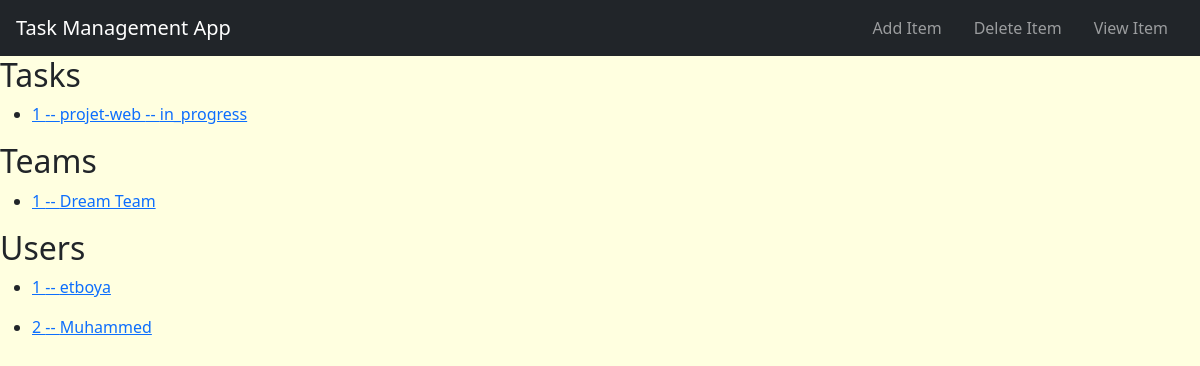
Before: / with the older database file.
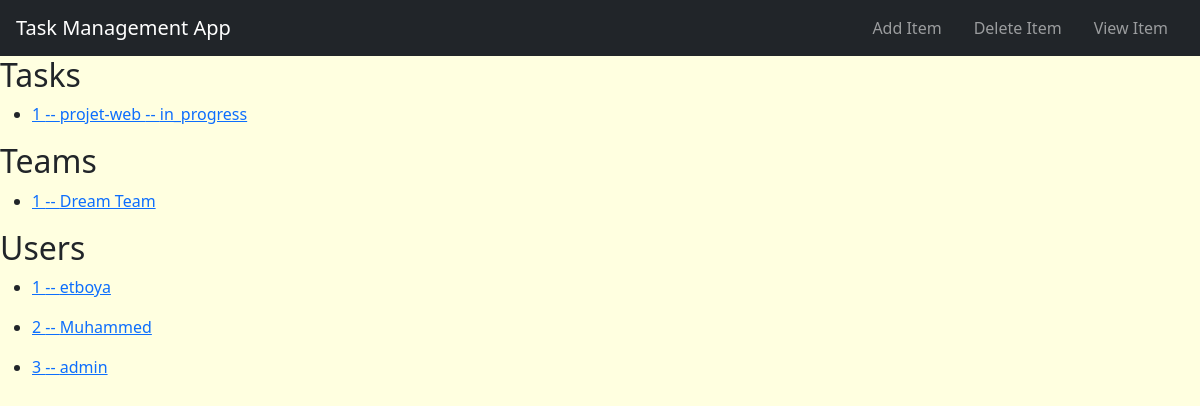
After: the same page with the newer database file.
### tasks/models.py (models this page shows, shortened)
class Task(models.Model):
    STATUS_CHOICES = [
        ('todo', 'To Do'),
        ('in_progress', 'In Progress'),
        ('done', 'Done'),
    ]
    title = models.CharField(max_length=200)
    status = models.CharField(max_length=20, choices=STATUS_CHOICES, default='todo')
    description = models.TextField(blank=True)
    users = models.ManyToManyField(User, related_name='tasks')  # Users assigned to the task
    teams = models.ManyToManyField(Team, related_name='tasks' , blank=True)  # Teams related to the task
    subtasks = models.ManyToManyField('self', symmetrical=False, blank=True, related_name='parent_tasks')  # Optional sub-task linkage
    created_at = models.DateTimeField(auto_now_add=True)
    updated_at = models.DateTimeField(auto_now=True)
    deadline = models.DateTimeField(null=True, blank=True)

class Team(models.Model): # One user can be a team
    name = models.CharField(max_length=100)
    users = models.ManyToManyField(User, related_name='teams')

class UserProfile(models.Model):
    user = models.OneToOneField(User, on_delete=models.CASCADE)# if we delete user we delete theri profile too
    description = models.TextField(blank=True)
    image = models.CharField(max_length=500,default="https://upload.wikimedia.org/wikipedia/commons/8/89/Portrait_Placeholder.png")

### tasks/views.py (the view)
# urls.py: path("",views.index,name="index"),
def index(request):
    task_list = Task.objects.all()
    team_list = Team.objects.all()
    user_list = UserProfile.objects.all()
    context = { # we use this to create dynamique pages we use this variable as an attribute | we use the content in it like objects
        "task_list":task_list,
        "team_list":team_list,
        "user_list":user_list,
    }
    return render(request,"index.html",context)

### tasks/templates/index.html (shortened to what this page needs)
{% extends 'base.html' %}
    {% block body %}
    <section>
        <h2> Tasks</h2>
        {% for task in task_list %}
        <ul>
            <li>
                <a href="{% url 'task:detail_task' task.id %}"> {{ task.id }} -- {{task.title}} -- {{task.status}}</a>
            </li>
        </ul>
        {% endfor %}
    </section>
    <section>
        <h2> Teams</h2>
        {% for team in team_list %}
        <ul>
            <li>
                <a href="{% url 'task:detail_team' team.id %}"> {{ team.id }} -- {{team.name}} </a>
            </li>
        </ul>
        {% endfor %}
    </section>
    <section>
        <h2> Users</h2>
        {% for user in user_list %}
        <ul>
            <li>
                <a href="{% url 'task:detail_user' user.id %}">
                    {{ user.id }} -- {{ user.user.username }}
                </a>
            </li>
        </ul>
        {% endfor %}
    </section>
    {% endblock %}

Changed rows visible on the page:
added UserProfile: id "3", user.username "admin"
